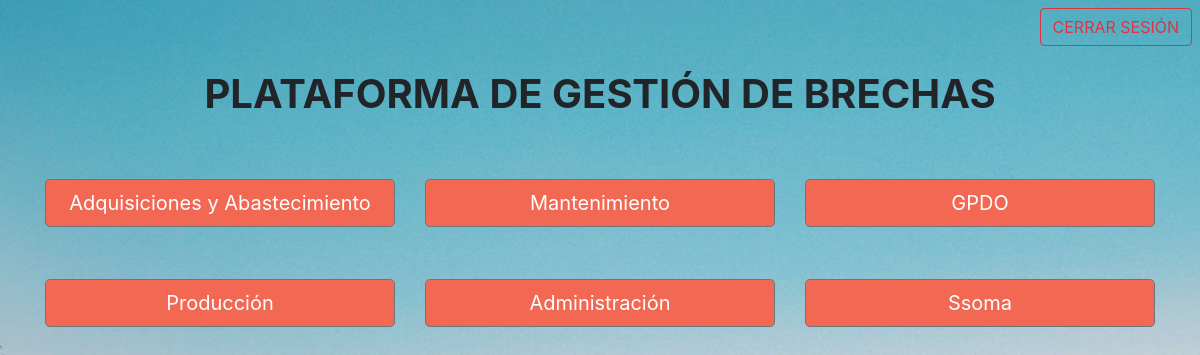
Before: / (signed in) with the older database file.
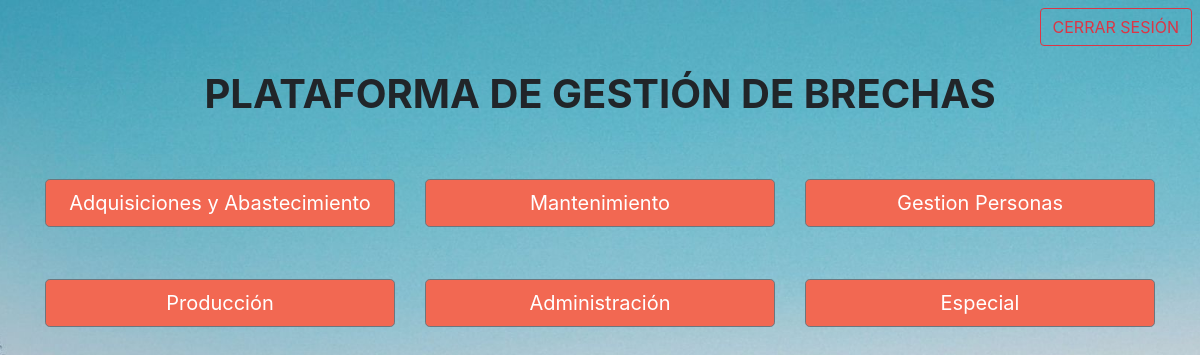
After: the same page with the newer database file.
### tables this page shows
CREATE TABLE `areas` (
  `ID_AREA` int(11) NOT NULL,
  `NOMBRE_AREA` varchar(50) NOT NULL
);

### config/conecta.php (the view, shortened to what this page needs)
<?php
function despliega_menu($conexion){
    echo '<div class="row row-cols-3 areas">';
    $sql = "SELECT `ID_AREA`, `NOMBRE_AREA` FROM `areas` where ID_AREA <> 0";
    $res = $conexion->query($sql);
    if ($res->num_rows > 0){
        while ($row = $res->fetch_array(MYSQLI_ASSOC) ){
            echo '<div class="col"><button type="button" class="btn btn-secondary btn-lg salmon" id="'.$row['ID_AREA'].'" style="width:100%; margin-top:15%;">'.utf8_encode($row['NOMBRE_AREA']).'</button></div>';
        }
    }
    echo '</div>';
}
?>

### config/configuracionIndex.php (shortened to what this page needs)
<?php
function head($titulo){
    echo "<!DOCTYPE html>
<html lang='en'>
  <head>
    <meta charset='utf-8'>
    <meta name='viewport' content='width=device-width, initial-scale=1, shrink-to-fit=no'>
     <link rel='icon' href='img/pidenco_blanco_web.png' type='image/png'>
    <link rel='stylesheet' href='https://stackpath.bootstrapcdn.com/bootstrap/4.5.2/css/bootstrap.min.css'>
    <link rel='stylesheet' type='text/css' href='css/main.css'>
    <script src='https://code.jquery.com/jquery-3.5.1.min.js'></script>
    <title>".$titulo."</title>
</head>
  <body>";
    echo '<div clasS="d-flex justify-content-between bd-highlight mb-3">
    <div class="p-2 bd-highlight ">';
    echo '</div>
    <div class="p-2 bd-highlight"></div>
    <div class="p-2 bd-highlight "><button type="button" class="btn btn-outline-danger salir" id="cerrar" onclick=\'window.location.href="config/salir.php"\'>CERRAR SESIÓN</button></div>
    </div>';
}

### index.php (shortened to what this page needs)
<?php
require 'config/configuracionIndex.php';
require 'config/conecta.php';
$conexion = conecta();
head("Brechas");
?>
<div class="container" >
    <h1 class="text-center font-weight-bold ">PLATAFORMA DE GESTIÓN DE BRECHAS</h1>
    <?php
    if(isset($_SESSION['id'])  && isset($_SESSION['tipo']) && isset($_SESSION['area']) ){
        despliega_menu($conexion);
    }
    ?>
        </div>
  </body>
</html>

### css/main.css (style rules this page uses)
* { margin: 0; padding:0; }
body { //background-image: url("../img/fondo.jpg"); background: url("../img/fondo2.jpg") no-repeat center center fixed; -webkit-background-size: cover; -moz-background-size: cover; -o-background-size: cover; background-size: cover; }
.salir { display: none; }
.salmon { background-color: #F26852 !important; }

Changed rows visible on the page:
changed areas: NOMBRE_AREA "GPDO" → "Gestion Personas"
changed areas: NOMBRE_AREA "Ssoma" → "Especial"
